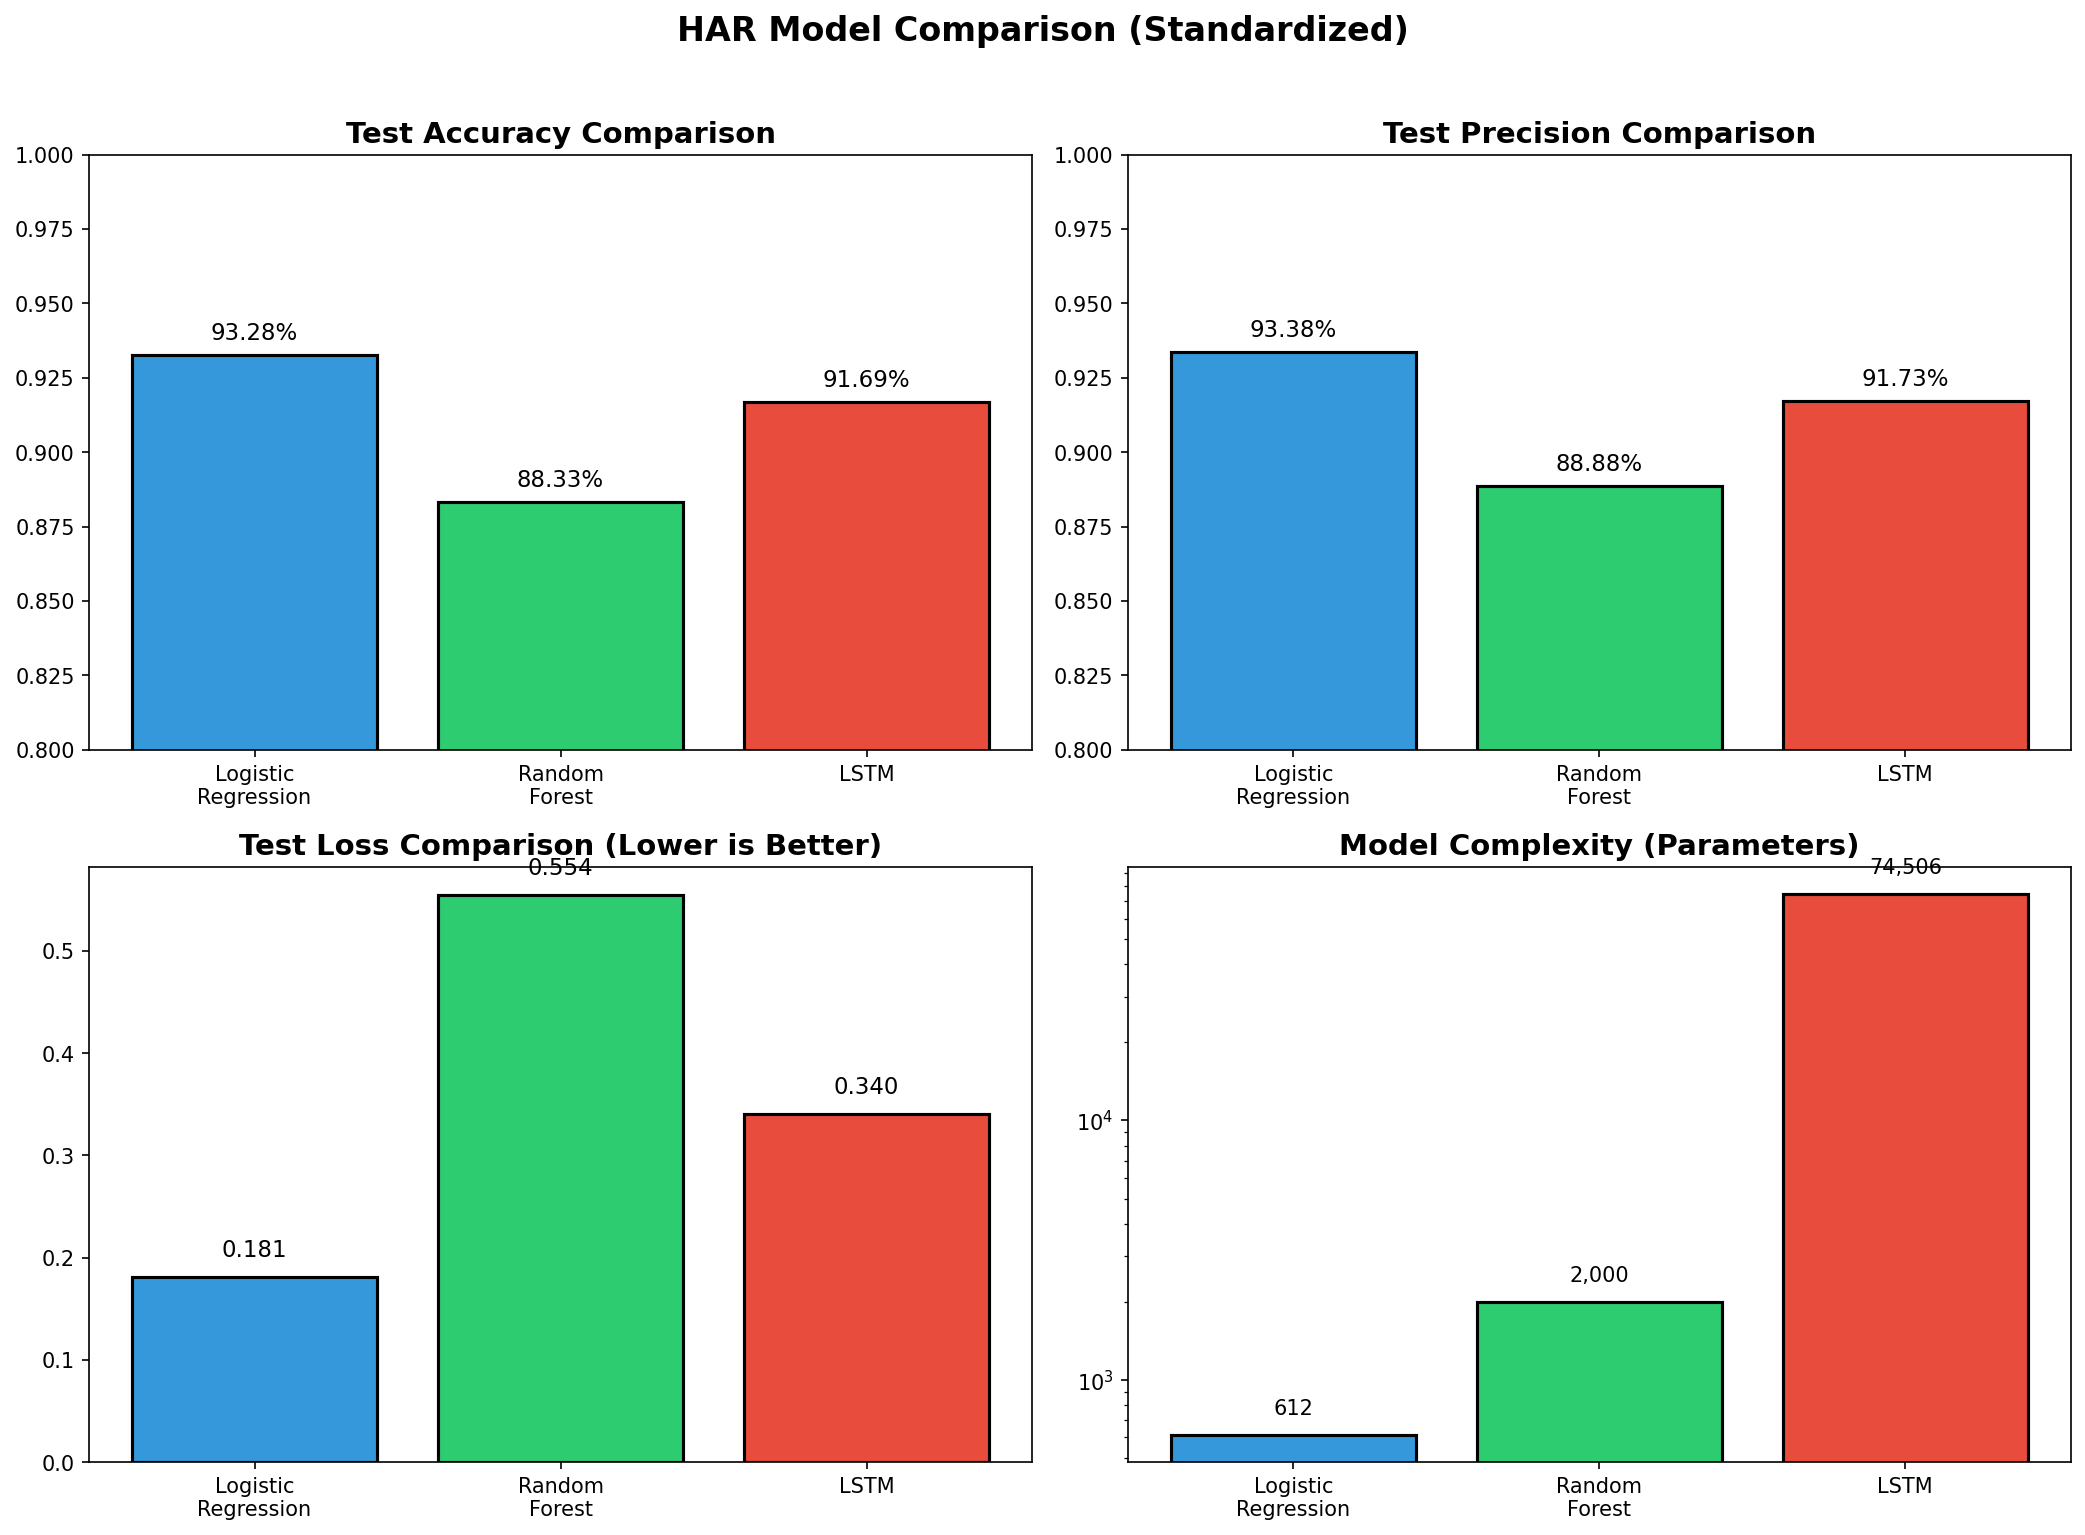

Source code (Python):
"""
Human Activity Recognition (HAR) - Model Comparison & Visualization
=====================================================================
Loads pre-trained models from Phase 1 and Phase 2, evaluates them,
and generates comprehensive comparison charts.
"""

import os
import zipfile
import urllib.request
import numpy as np
import pandas as pd
import matplotlib.pyplot as plt
import joblib
from sklearn.metrics import accuracy_score, precision_score, log_loss
import warnings

warnings.filterwarnings("ignore")

# TensorFlow imports
import tensorflow as tf
from tensorflow.keras.models import load_model
from tensorflow.keras.utils import to_categorical

# =============================================================================
# CONFIGURATION
# =============================================================================
DATASET_URL = "https://archive.ics.uci.edu/ml/machine-learning-databases/00240/UCI%20HAR%20Dataset.zip"
DATASET_DIR = "UCI HAR Dataset"
MODELS_DIR = "models"
RANDOM_STATE = 42

# Ensure models directory exists
if not os.path.exists(MODELS_DIR):
    raise FileNotFoundError(f"Directory '{MODELS_DIR}' not found. Please run phase1_har.py and phase2_har.py first.")

ACTIVITY_LABELS = {
    0: "WALKING",
    1: "WALKING_UPSTAIRS",
    2: "WALKING_DOWNSTAIRS",
    3: "SITTING",
    4: "STANDING",
    5: "LAYING",
}

SIGNAL_FILES = [
    "body_acc_x", "body_acc_y", "body_acc_z",
    "body_gyro_x", "body_gyro_y", "body_gyro_z",
    "total_acc_x", "total_acc_y", "total_acc_z",
]

print("\n" + "=" * 60)
print("HAR MODEL COMPARISON & VISUALIZATION (LOAD ONLY)")
print("=" * 60)

# =============================================================================
# HELPER FUNCTIONS
# =============================================================================
def load_signal_file(filepath):
    return pd.read_csv(filepath, sep=r"\s+", header=None).values

def load_inertial_signals(data_type):
    signals = []
    signal_dir = os.path.join(DATASET_DIR, data_type, "Inertial Signals")
    for signal_name in SIGNAL_FILES:
        filename = f"{signal_name}_{data_type}.txt"
        filepath = os.path.join(signal_dir, filename)
        signal_data = load_signal_file(filepath)
        signals.append(signal_data)
    signals = np.array(signals)
    signals = np.transpose(signals, (1, 2, 0))
    return signals

def determine_fit_status(train_loss, test_loss, train_acc, test_acc):
    """
    Determine fit status based on train-test gap.
    Using 0.3 threshold consistent with phase2_har.py's best-epoch methodology.
    Note: For loaded models, we compare full train vs test sets, which typically
    shows slightly larger gaps than validation during training.
    """
    loss_gap = test_loss - train_loss
    acc_gap = train_acc - test_acc
    
    if loss_gap > 0.3 or acc_gap > 0.15:
        return "Overfitting"
    elif train_acc < 0.75:
        return "Underfitting"
    else:
        return "Good Fit"

# =============================================================================
# LOAD DATASET
# =============================================================================
print("\n[LOADING DATASET]")
if not os.path.exists(DATASET_DIR):
    print("  Downloading UCI HAR Dataset...")
    zip_path = "UCI_HAR_Dataset.zip"
    urllib.request.urlretrieve(DATASET_URL, zip_path)
    with zipfile.ZipFile(zip_path, "r") as zip_ref:
        zip_ref.extractall(".")
    os.remove(zip_path)

# Load Features (for Classical Models)
print("  Loading pre-extracted features...")
X_train_feat = pd.read_csv(os.path.join(DATASET_DIR, "train", "X_train.txt"), sep=r'\s+', header=None).values
y_train = pd.read_csv(os.path.join(DATASET_DIR, "train", "y_train.txt"), header=None).values.ravel()
X_test_feat = pd.read_csv(os.path.join(DATASET_DIR, "test", "X_test.txt"), sep=r'\s+', header=None).values
y_test = pd.read_csv(os.path.join(DATASET_DIR, "test", "y_test.txt"), header=None).values.ravel()

# Load Raw Signals (for LSTM)
print("  Loading raw inertial signals...")
X_train_raw = load_inertial_signals("train")
X_test_raw = load_inertial_signals("test")

# =============================================================================
# LOAD MODELS & PREPROCESSORS
# =============================================================================
print("\n[LOADING MODELS & PREPROCESSORS]")

try:
    # Classical Preprocessors
    print("  Loading Feature Scaler, PCA, and Encoder...")
    scaler_feat = joblib.load(os.path.join(MODELS_DIR, "scaler_features.pkl"))
    pca = joblib.load(os.path.join(MODELS_DIR, "pca.pkl"))
    encoder = joblib.load(os.path.join(MODELS_DIR, "label_encoder.pkl"))

    # Raw Data Preprocessors
    print("  Loading Raw Signal Scaler...")
    scaler_raw = joblib.load(os.path.join(MODELS_DIR, "scaler_raw.pkl"))

    # Models
    print("  Loading Logistic Regression...")
    lr_model = joblib.load(os.path.join(MODELS_DIR, "logistic_regression.pkl"))
    
    print("  Loading Random Forest...")
    rf_model = joblib.load(os.path.join(MODELS_DIR, "random_forest.pkl"))
    
    print("  Loading LSTM...")
    lstm_model = load_model(os.path.join(MODELS_DIR, "lstm_model.keras"))
    
    print("  All artifacts loaded successfully!")

except FileNotFoundError as e:
    print(f"\n[ERROR] Missing artifact: {e}")
    print("Please ensure you have run 'phase1_har.py' and 'phase2_har.py' to generate these files.")
    exit(1)

# =============================================================================
# PREPARE DATA
# =============================================================================
print("\n[PREPARING EVALUATION DATA]")

# 1. Classical Models (Features -> Scaler -> PCA)
X_train_scaled = scaler_feat.transform(X_train_feat)
X_test_scaled = scaler_feat.transform(X_test_feat)

X_train_pca = pca.transform(X_train_scaled)
X_test_pca = pca.transform(X_test_scaled)

y_train_enc = encoder.transform(y_train)
y_test_enc = encoder.transform(y_test)

# 2. LSTM (Raw -> Reshape -> Scaler -> Reshape)
n_train, n_timesteps, n_channels = X_train_raw.shape
n_test = X_test_raw.shape[0]

X_train_raw_2d = X_train_raw.reshape(-1, n_channels)
X_test_raw_2d = X_test_raw.reshape(-1, n_channels)

X_train_raw_scaled = scaler_raw.transform(X_train_raw_2d).reshape(n_train, n_timesteps, n_channels)
X_test_raw_scaled = scaler_raw.transform(X_test_raw_2d).reshape(n_test, n_timesteps, n_channels)

y_train_onehot = to_categorical(y_train_enc, num_classes=6)
y_test_onehot = to_categorical(y_test_enc, num_classes=6)

# =============================================================================
# EVALUATE MODELS (No Training)
# =============================================================================
print("\n[EVALUATING MODELS]")

def evaluate_classical(model, X_tr, y_tr, X_te, y_te, name):
    print(f"  Evaluating {name}...")
    # Train metrics for fit status
    train_pred = model.predict(X_tr)
    train_proba = model.predict_proba(X_tr)
    train_acc = accuracy_score(y_tr, train_pred)
    train_loss = log_loss(y_tr, train_proba)
    
    # Test metrics
    test_pred = model.predict(X_te)
    test_proba = model.predict_proba(X_te)
    test_acc = accuracy_score(y_te, test_pred)
    test_loss = log_loss(y_te, test_proba)
    test_prec = precision_score(y_te, test_pred, average="macro")
    
    return {
        "Accuracy": test_acc,
        "Precision": test_prec,
        "Loss": test_loss,
        "Train_Loss": train_loss,
        "Train_Acc": train_acc
    }

def evaluate_lstm(model, X_tr, y_tr, y_tr_lbl, X_te, y_te, y_te_lbl, name):
    print(f"  Evaluating {name}...")
    # Train metrics
    train_loss, train_acc = model.evaluate(X_tr, y_tr, verbose=0)
    
    # Test metrics
    test_loss, test_acc = model.evaluate(X_te, y_te, verbose=0)
    test_pred = np.argmax(model.predict(X_te, verbose=0), axis=1)
    test_prec = precision_score(y_te_lbl, test_pred, average="macro")
    
    return {
        "Accuracy": test_acc,
        "Precision": test_prec,
        "Loss": test_loss,
        "Train_Loss": train_loss,
        "Train_Acc": train_acc
    }

# Run Evaluations
lr_metrics = evaluate_classical(lr_model, X_train_pca, y_train_enc, X_test_pca, y_test_enc, "Logistic Regression")
rf_metrics = evaluate_classical(rf_model, X_train_pca, y_train_enc, X_test_pca, y_test_enc, "Random Forest")
lstm_metrics = evaluate_lstm(lstm_model, X_train_raw_scaled, y_train_onehot, y_train_enc, X_test_raw_scaled, y_test_onehot, y_test_enc, "LSTM")

# Calculate Fit Status
lr_status = determine_fit_status(lr_metrics["Train_Loss"], lr_metrics["Loss"], lr_metrics["Train_Acc"], lr_metrics["Accuracy"])
rf_status = determine_fit_status(rf_metrics["Train_Loss"], rf_metrics["Loss"], rf_metrics["Train_Acc"], rf_metrics["Accuracy"])
lstm_status = determine_fit_status(lstm_metrics["Train_Loss"], lstm_metrics["Loss"], lstm_metrics["Train_Acc"], lstm_metrics["Accuracy"])

# Compile Results
results = {
    "Model": ["Logistic Regression", "Random Forest", "LSTM"],
    "Data Type": ["Pre-extracted (PCA)", "Pre-extracted (PCA)", "Raw Inertial"],
    "Features": [pca.n_components_, pca.n_components_, n_timesteps * n_channels],
    "Accuracy": [lr_metrics["Accuracy"], rf_metrics["Accuracy"], lstm_metrics["Accuracy"]],
    "Precision": [lr_metrics["Precision"], rf_metrics["Precision"], lstm_metrics["Precision"]],
    "Loss": [lr_metrics["Loss"], rf_metrics["Loss"], lstm_metrics["Loss"]],
    "Fit Status": [lr_status, rf_status, lstm_status],
    "Parameters": [
        pca.n_components_ * 6,  # Approx LR params
        100 * 20,  # Approx RF nodes (est)
        lstm_model.count_params()
    ]
}

df_results = pd.DataFrame(results)
print("\n" + df_results.to_string(index=False))

# =============================================================================
# GENERATE COMPARISON VISUALIZATIONS
# =============================================================================
print("\n[GENERATING COMPARISON CHARTS]")

fig, axes = plt.subplots(2, 2, figsize=(14, 10))
colors = ['#3498db', '#2ecc71', '#e74c3c']
model_names = ['Logistic\nRegression', 'Random\nForest', 'LSTM']

# 1. Accuracy
ax1 = axes[0, 0]
vals = results["Accuracy"]
bars = ax1.bar(model_names, vals, color=colors, edgecolor='black', linewidth=1.5)
ax1.set_title('Test Accuracy Comparison', fontsize=14, fontweight='bold')
ax1.set_ylim(0.8, 1.0)
for bar, v in zip(bars, vals):
    ax1.text(bar.get_x() + bar.get_width()/2, v + 0.005, f'{v:.2%}', ha='center', fontsize=11)

# 2. Precision
ax2 = axes[0, 1]
vals = results["Precision"]
bars = ax2.bar(model_names, vals, color=colors, edgecolor='black', linewidth=1.5)
ax2.set_title('Test Precision Comparison', fontsize=14, fontweight='bold')
ax2.set_ylim(0.8, 1.0)
for bar, v in zip(bars, vals):
    ax2.text(bar.get_x() + bar.get_width()/2, v + 0.005, f'{v:.2%}', ha='center', fontsize=11)

# 3. Loss
ax3 = axes[1, 0]
vals = results["Loss"]
bars = ax3.bar(model_names, vals, color=colors, edgecolor='black', linewidth=1.5)
ax3.set_title('Test Loss Comparison (Lower is Better)', fontsize=14, fontweight='bold')
for bar, v in zip(bars, vals):
    ax3.text(bar.get_x() + bar.get_width()/2, v + 0.02, f'{v:.3f}', ha='center', fontsize=11)

# 4. Parameters
ax4 = axes[1, 1]
vals = results["Parameters"]
bars = ax4.bar(model_names, vals, color=colors, edgecolor='black', linewidth=1.5)
ax4.set_title('Model Complexity (Parameters)', fontsize=14, fontweight='bold')
ax4.set_yscale('log')
for bar, v in zip(bars, vals):
    ax4.text(bar.get_x() + bar.get_width()/2, v * 1.2, f'{v:,}', ha='center', fontsize=10)

plt.suptitle('HAR Model Comparison (Standardized)', fontsize=16, fontweight='bold', y=1.02)
plt.tight_layout()
plt.savefig('model_comparison.png', dpi=150, bbox_inches='tight', facecolor='white')
plt.close()

print("  Saved: model_comparison.png")

print("\n" + "=" * 80)
print("KEY FINDINGS (AUTO-GENERATED FROM LOADED MODELS)")
print("=" * 80)
best_idx = np.argmax(results["Accuracy"])
best_model_name = results["Model"][best_idx]
print(f"1. BEST MODEL: {best_model_name} ({results['Accuracy'][best_idx]:.2%} accuracy)")
print(f"2. DEEP LEARNING VS ML: LSTM Accuracy is {lstm_metrics['Accuracy']:.2%}")
print(f"3. FIT STATUS: LSTM is '{lstm_status}'")
print("\n[COMPLETE] Analysis finished without retraining.")
